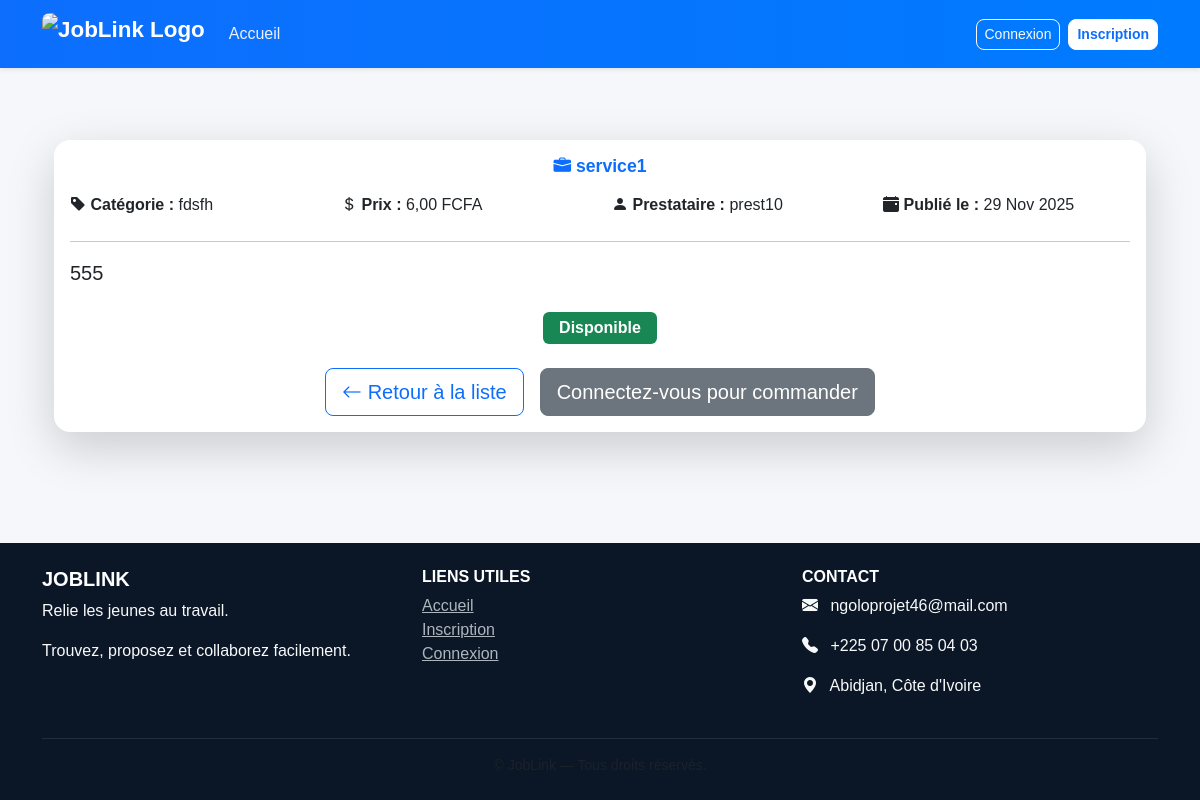
/services/5/, run on the app's committed database.
### core/models.py (models this page shows, shortened)
class Service(models.Model):
    VILLES_CI = [
        ("Abidjan", "Abidjan"),
        ("Bouaké", "Bouaké"),
        ("Daloa", "Daloa"),
        ("Yamoussoukro", "Yamoussoukro"),
        ("San-Pédro", "San-Pédro"),
        ("Korhogo", "Korhogo"),
        ("Man", "Man"),
        ("Gagnoa", "Gagnoa"),
    ]
    prestataire = models.ForeignKey(
        'Prestataire',
        on_delete=models.CASCADE,
        related_name='services'
    )
    titre = models.CharField(max_length=100)
    description = models.TextField()
    prix = models.DecimalField(max_digits=10, decimal_places=2)
    telephone = models.CharField(max_length=20, blank=True, null=True)
    adresse = models.CharField(max_length=255, blank=True, null=True)
    categorie = models.CharField(max_length=100)
    ville = models.CharField(max_length=50, choices=VILLES_CI, default="Abidjan")
    date_publication = models.DateTimeField(auto_now_add=True)
    disponible = models.BooleanField(default=True)
    image = CloudinaryField("image", blank=True, null=True)
    video = CloudinaryField(resource_type="video", blank=True, null=True)

class Prestataire(models.Model):
    user = models.OneToOneField(User, on_delete=models.CASCADE)
    competence = models.TextField()
    experience = models.PositiveIntegerField(default=0, help_text="Années d'expérience")
    localisation = models.CharField(max_length=100)
    telephone = models.CharField(max_length=20, blank=True, null=True)  # ✅ ajouté
    email = models.EmailField(blank=True, null=True)  # ✅ ajouté
    note_moyenne = models.FloatField(default=0.0)

class User(AbstractUser):
    ROLE_CHOICES = (
        ('prestataire', 'Prestataire'),
        ('demandeur', 'Demandeur'),
    )
    role = models.CharField(max_length=20, choices=ROLE_CHOICES)
    phone = models.CharField(max_length=20, unique=True, null=True, blank=True)
    photo = CloudinaryField("photo_profil", blank=True, null=True)

### core/views.py (the view)
# urls.py: path('services/<int:pk>/', views.service_detail, name='service_detail'),
def service_detail(request, pk):
    service = get_object_or_404(Service, pk=pk)
    return render(request, 'core/service_detail.html', {'service': service})

### core/templates/core/service_detail.html (shortened to what this page needs)
{% extends 'base.html' %}
{% block content %}
<div class="container mt-5">
    <div class="card shadow-lg border-0 rounded-4">
        <div class="card-body">
            <h2 class="card-title text-primary fw-bold mb-3 text-center">
                <i class="bi bi-briefcase-fill"></i> {{ service.titre }}
            </h2>
            <div class="row text-center text-md-start mb-4">
                <div class="col-md-3 mb-2 mb-md-0">
                    <i class="bi bi-tag-fill"></i> <strong>Catégorie :</strong> {{ service.categorie }}
                </div>
                <div class="col-md-3 mb-2 mb-md-0">
                    <i class="bi bi-currency-dollar"></i> <strong>Prix :</strong> {{ service.prix }} FCFA
                </div>
                <div class="col-md-3 mb-2 mb-md-0">
                    <i class="bi bi-person-fill"></i> <strong>Prestataire :</strong> {{ service.prestataire.user.username }}
                </div>
                <div class="col-md-3">
                    <i class="bi bi-calendar-event-fill"></i> <strong>Publié le :</strong> {{ service.date_publication|date:"d M Y" }}
                </div>
            </div>
            <hr>
            <p class="card-text fs-5 text-center text-md-start mb-4">
                {{ service.description }}
            </p>
            <div class="text-center mb-4">
                {% if service.disponible %}
                    <span class="badge bg-success fs-6 px-3 py-2">Disponible</span>
                {% else %}
                    <span class="badge bg-danger fs-6 px-3 py-2">Indisponible</span>
                {% endif %}
            </div>
            <div class="d-flex flex-column flex-md-row justify-content-center gap-3">
                <a href="{% url 'service_list' %}" class="btn btn-outline-primary btn-lg">
                    <i class="bi bi-arrow-left"></i> Retour à la liste
                </a>
                {% if user.is_authenticated %}
                    <form method="post" action="{% url 'commander_service' service.id %}" class="d-inline">
                        {% csrf_token %}
                        <button type="submit" class="btn btn-success btn-lg">
                            <i class="bi bi-cart-check-fill"></i> Commander ce service
                        </button>
                    </form>
                {% else %}
                    <a href="{% url 'login' %}" class="btn btn-secondary btn-lg">
                        Connectez-vous pour commander
                    </a>
                {% endif %}
            </div>
        </div>
    </div>
</div>
{% endblock %}

### core/templates/base.html (style rules this page uses)
body { font-family: "Poppins", sans-serif; background-color: #f5f7fb; color: #333; min-height: 100vh; }
h1, h2, h3, h4, h5 { font-weight: 600; color: #0d6efd; }
button, .btn { border-radius: 8px !important; }
.card { border: none; border-radius: 15px; box-shadow: 0 3px 10px rgba(0,0,0,0.08); transition: transform 0.2s ease-in-out; }
.card-title { font-size: 1.1rem; font-weight: 600; }

### data on the page
Service: titre "service1", categorie "fdsfh", prix "6,00", prestataire.user.username "prest10", date_publication "29 Nov 2025", description "555"
